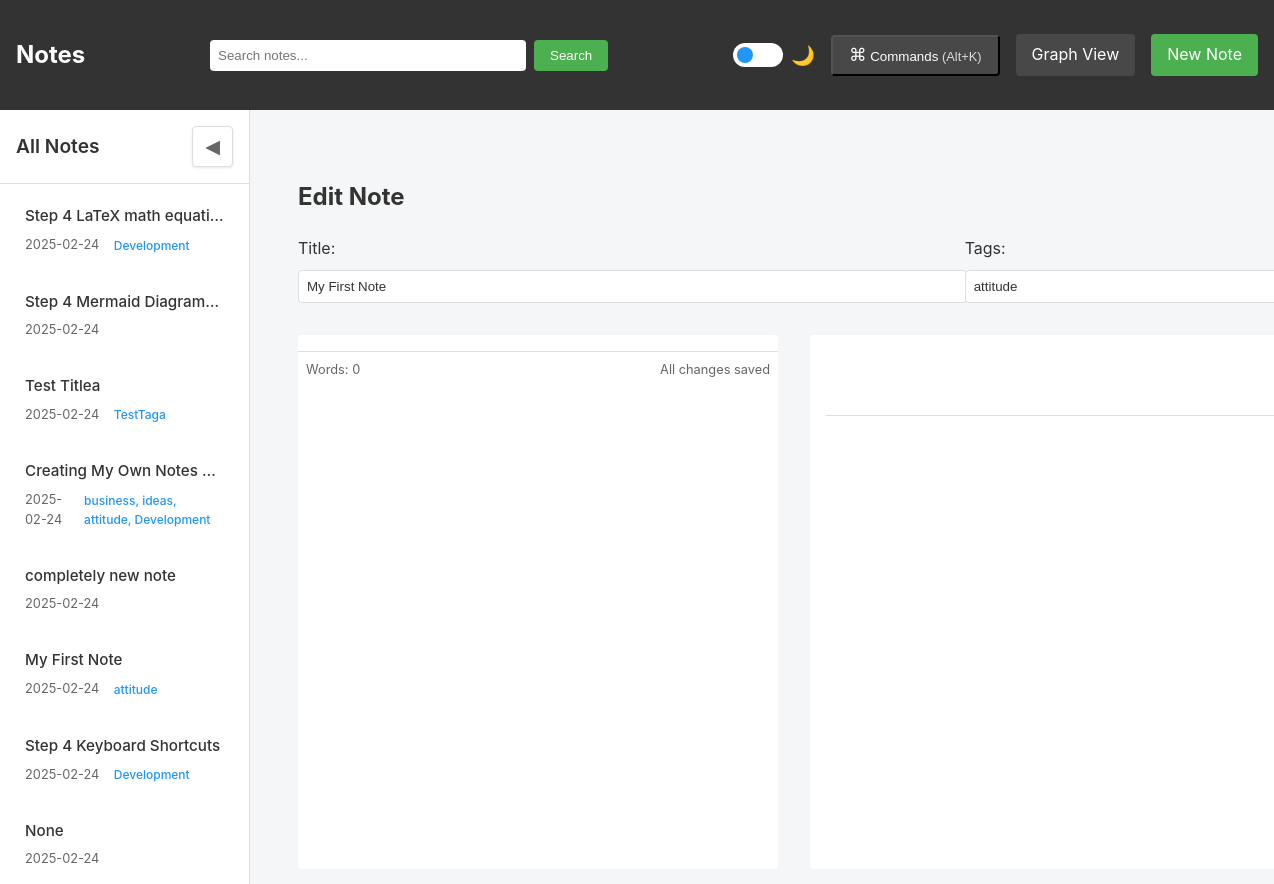
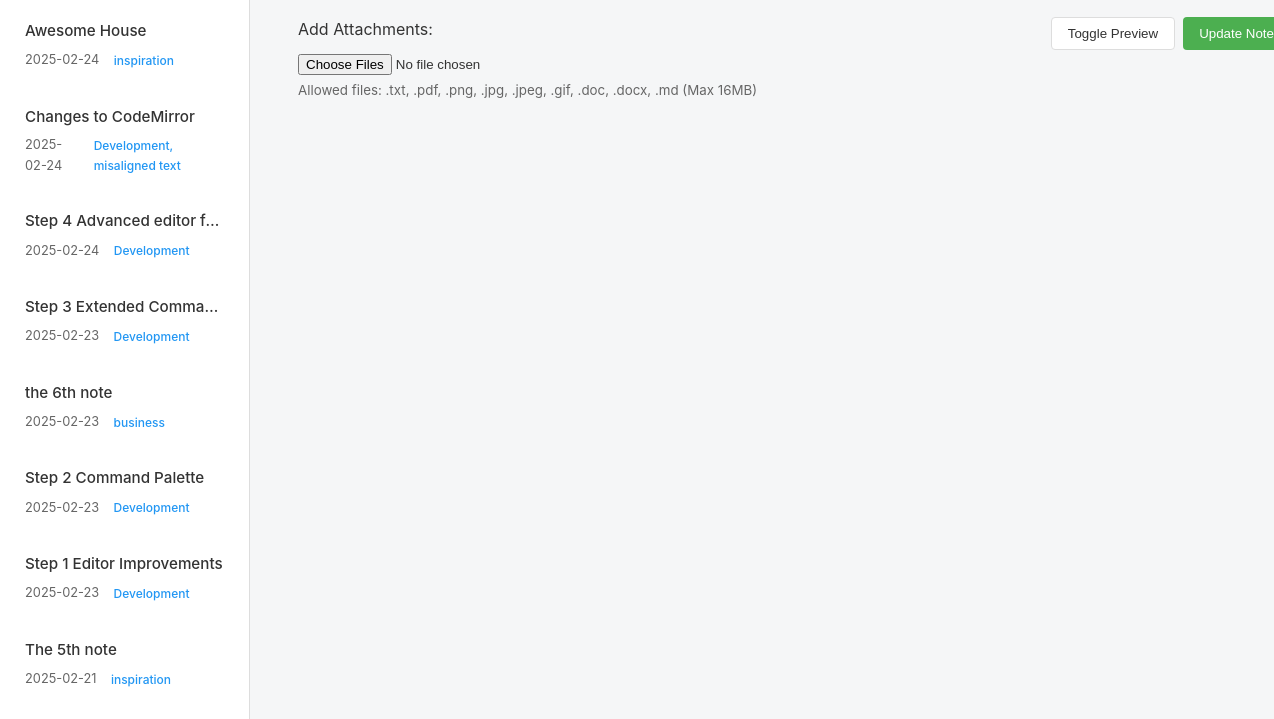
Page /note/1/edit on the earlier database version (2 pictures, top to bottom).
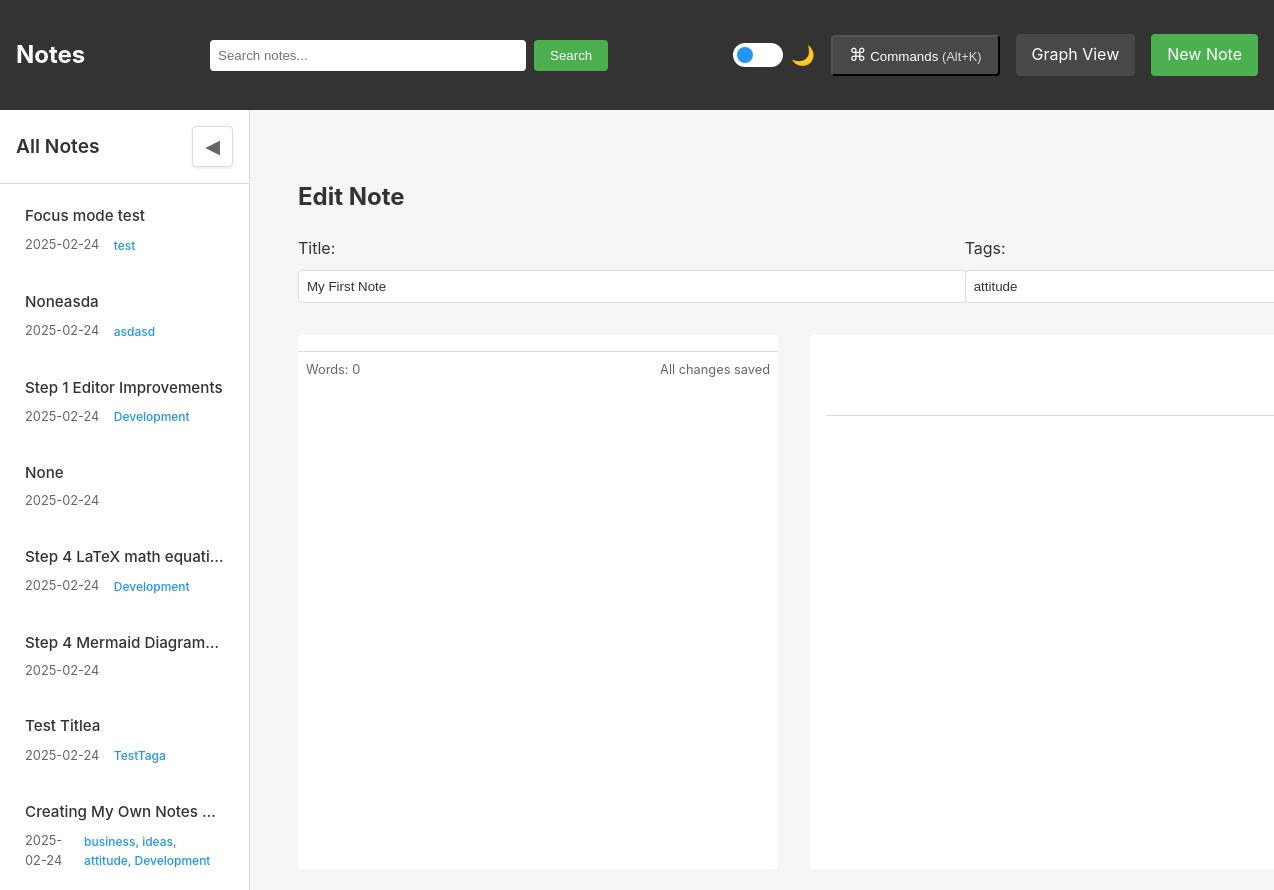
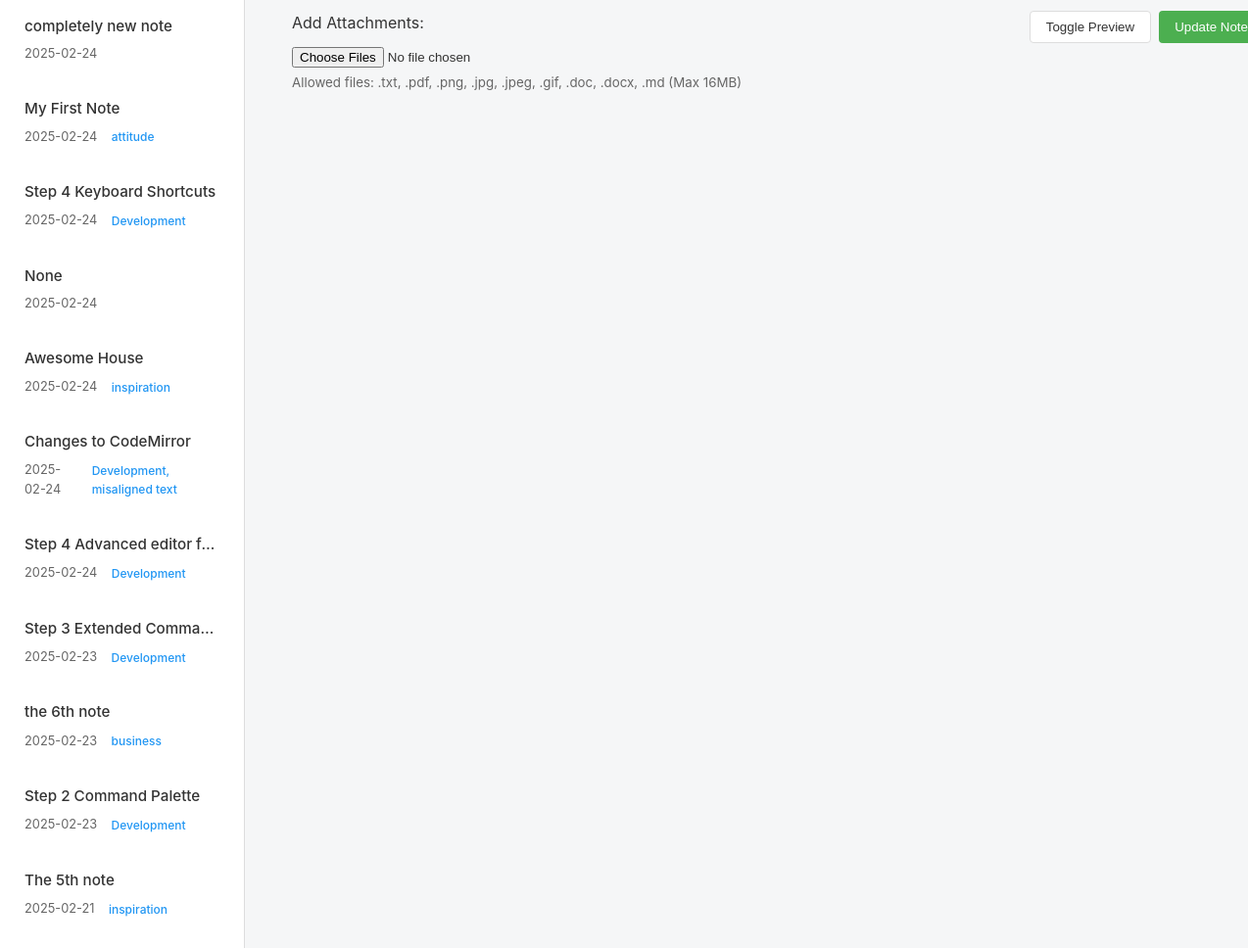
Same page on the later database version (2 pictures, top to bottom).
### main.py (models this page shows, shortened)
class Note(db.Model):
    id = db.Column(db.Integer, primary_key=True)
    title = db.Column(db.String(200), nullable=False, unique=True)  # Make title unique
    content = db.Column(db.Text, nullable=False)
    created_at = db.Column(db.DateTime, default=datetime.utcnow)
    updated_at = db.Column(db.DateTime, default=datetime.utcnow, onupdate=datetime.utcnow)
    tags = db.Column(db.String(200))  # Store tags as comma-separated strings
    attachments = db.relationship('FileAttachment', backref='note', lazy=True, cascade="all, delete-orphan")

### main.py (the view, shortened to what this page needs)
@app.route('/note/<int:id>/edit', methods=['GET', 'POST'])
def edit_note(id):
    note = Note.query.get_or_404(id)
    return render_template('edit_note.html',
                         note=note,
                         all_notes=get_all_notes())

### main.py (called while the page is built)
def get_all_notes(limit=None):
    query = Note.query.order_by(Note.updated_at.desc())
    return query.limit(limit).all() if limit else query.all()

def escapejs(val):
    return json.dumps(str(val))[1:-1]

### templates/edit_note.html (shortened to what this page needs)
{% extends "base.html" %}
{% block content %}
<div class="note-form">
    <h2>Edit Note</h2>
    <form method="POST" enctype="multipart/form-data" id="noteForm">
        <div class="form-header">
            <div>
                <label for="title">Title:</label>
                <input type="text" id="title" name="title" value="{{ note.title }}" required>
            </div>
            <div>
                <label for="tags">Tags:</label>
                <input type="text" id="tags" name="tags" value="{{ note.tags }}" placeholder="comma-separated tags">
            </div>
        </div>
        <div class="editor-container">
            <div class="editor-pane">
                <div class="editor-statusbar">
                    <div class="word-count">Words: <span id="word-count">0</span></div>
                    <div class="save-status">All changes saved</div>
                </div>
            </div>
            <div class="preview-pane">
                <div id="preview" class="note-content"></div>
            </div>
        </div>
        <div class="form-footer">
            <div class="file-upload">
                <label for="files">Add Attachments:</label>
                <input type="file" id="files" name="files" multiple>
                <small>Allowed files: .txt, .pdf, .png, .jpg, .jpeg, .gif, .doc, .docx, .md (Max 16MB)</small>
            </div>
            <div class="form-actions">
                <button type="button" id="togglePreview">Toggle Preview</button>
                <button type="submit">Update Note</button>
            </div>
        </div>
    </form>
</div>
<link rel="stylesheet" href="https://cdnjs.cloudflare.com/ajax/libs/codemirror/6.65.7/codemirror.min.css">
<link rel="stylesheet" href="https://cdnjs.cloudflare.com/ajax/libs/codemirror/6.65.7/theme/nord.min.css">
<link rel="stylesheet" href="https://cdnjs.cloudflare.com/ajax/libs/codemirror/6.65.7/addon/hint/show-hint.min.css">
{% endblock %}

### templates/base.html (shortened to what this page needs)
<!DOCTYPE html>
<html lang="en" data-theme="light">
<head>
    <link rel="stylesheet" href="{{ url_for('static', filename='style.css') }}">
</head>
<body>
    <nav>
        <h1><a href="{{ url_for('index') }}">Notes</a></h1>
        <form action="{{ url_for('search') }}" method="GET" class="search-form">
            <input type="text" name="q" placeholder="Search notes..." value="{{ request.args.get('q', '') }}">
            <button type="submit">Search</button>
        </form>
        <div class="nav-actions">
            <div class="theme-switch-wrapper">
                <label class="theme-switch">
                    <span class="slider round"></span>
                </label>
                <span class="theme-label">🌙</span>
            </div>
            <button class="nav-btn" onclick="toggleCommandPalette()">
                <span class="command-btn-icon">⌘</span>
                <span class="command-btn-text">Commands</span>
                <span class="command-btn-shortcut">(Alt+K)</span>
            </button>
            <a href="{{ url_for('graph_view') }}" class="nav-btn">Graph View</a>
            <a href="{{ url_for('new_note') }}" class="new-note-btn">New Note</a>
        </div>
    </nav>
    <div class="app-container">
        <aside class="sidebar">
            <div class="sidebar-header">
                <h2>All Notes</h2>
                <button id="toggle-sidebar" class="toggle-sidebar" title="Toggle Sidebar">◀</button>
            </div>
            <div class="notes-list">
                {% for note in all_notes %}
                <a href="{{ url_for('view_note', id=note.id) }}"
                   class="note-link {% if current_note and current_note.id == note.id %}active{% endif %}">
                    <div class="note-link-title">{{ note.title }}</div>
                    <div class="note-link-meta">
                        {{ note.updated_at.strftime('%Y-%m-%d') }}
                        {% if note.tags %}
                        <span class="note-link-tags">{{ note.tags }}</span>
                        {% endif %}
                    </div>
                </a>
                {% endfor %}
            </div>
        </aside>
        <main class="main-content">
            {% block content %}
            {% endblock %}
        </main>
    </div>
</body>
</html>

Differences in the rows shown:
added Note: title "Focus mode test", updated_at "2025-02-24", tags "test"
added Note: title "Noneasda", updated_at "2025-02-24", tags "asdasd"
changed Note "Step 1 Editor Improvements": updated_at "2025-02-23" → "2025-02-24"; moves up the list
added Note: title "None", updated_at "2025-02-24"
